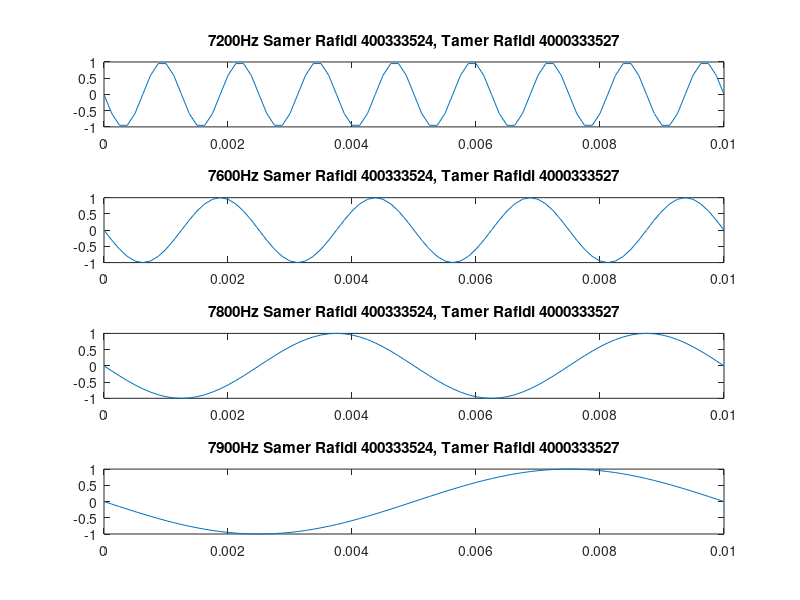

The MATLAB script that drew this image:
% Samer Rafidi 400333524, Tamer Rafidi 400333527
% Use sinusoid frequency f = 300 Hz
f1 = 7200
f2 = 7600
f3 = 7800
f4 = 7900
%
% Sampling frequency and interval
fs = 8000;
Ts = 1/fs;
%
% Set time duration of plot, i.e., 10 msec.
tfinalplot = 10e-3;
%
% Make the time vector for the plot
nplot=0:Ts:tfinalplot;
%
% Make the time vector for replayed sound spurt
% Play the spurt for 2 seconds
tfinal = 2;
nsound=0:Ts:tfinal;

%creating a subplot for the first graph
subplot(4,1,1)
% Sample the sinusoid.
xnT7200 = sin(2*pi*f1*nsound);
plot(nplot, xnT7200(1:length(nplot)));
title('7200Hz Samer Rafidi 400333524, Tamer Rafidi 4000333527');

%creating a subplot for the second graph
subplot(4,1,2)
% Sample the sinusoid.
xnT7600 = sin(2*pi*f2*nsound);
plot(nplot, xnT7600(1:length(nplot)));
title('7600Hz Samer Rafidi 400333524, Tamer Rafidi 4000333527');

%creating a subplot for the third graph
subplot(4,1,3)
% Sample the sinusoid.
xnT7800 = sin(2*pi*f3*nsound);
plot(nplot, xnT7800(1:length(nplot)));
title('7800Hz Samer Rafidi 400333524, Tamer Rafidi 4000333527');

%creating a subplot for the fourth graph
subplot(4,1,4)
% Sample the sinusoid.
xnT7900 = sin(2*pi*f4*nsound);
plot(nplot, xnT7900(1:length(nplot)));
title('7900Hz Samer Rafidi 400333524, Tamer Rafidi 4000333527');

xnTotal = [xnT7200, xnT7600, xnT7800, xnT7900];

% Save xnT as a wav sound file, soundfile.wav.
audiowrite('Q3soundfile.wav', xnTotal, fs);
%
% Uncomment/edit this next line to save the graph.
%exportgraphics(gcf, 'Q2_Graph');
%